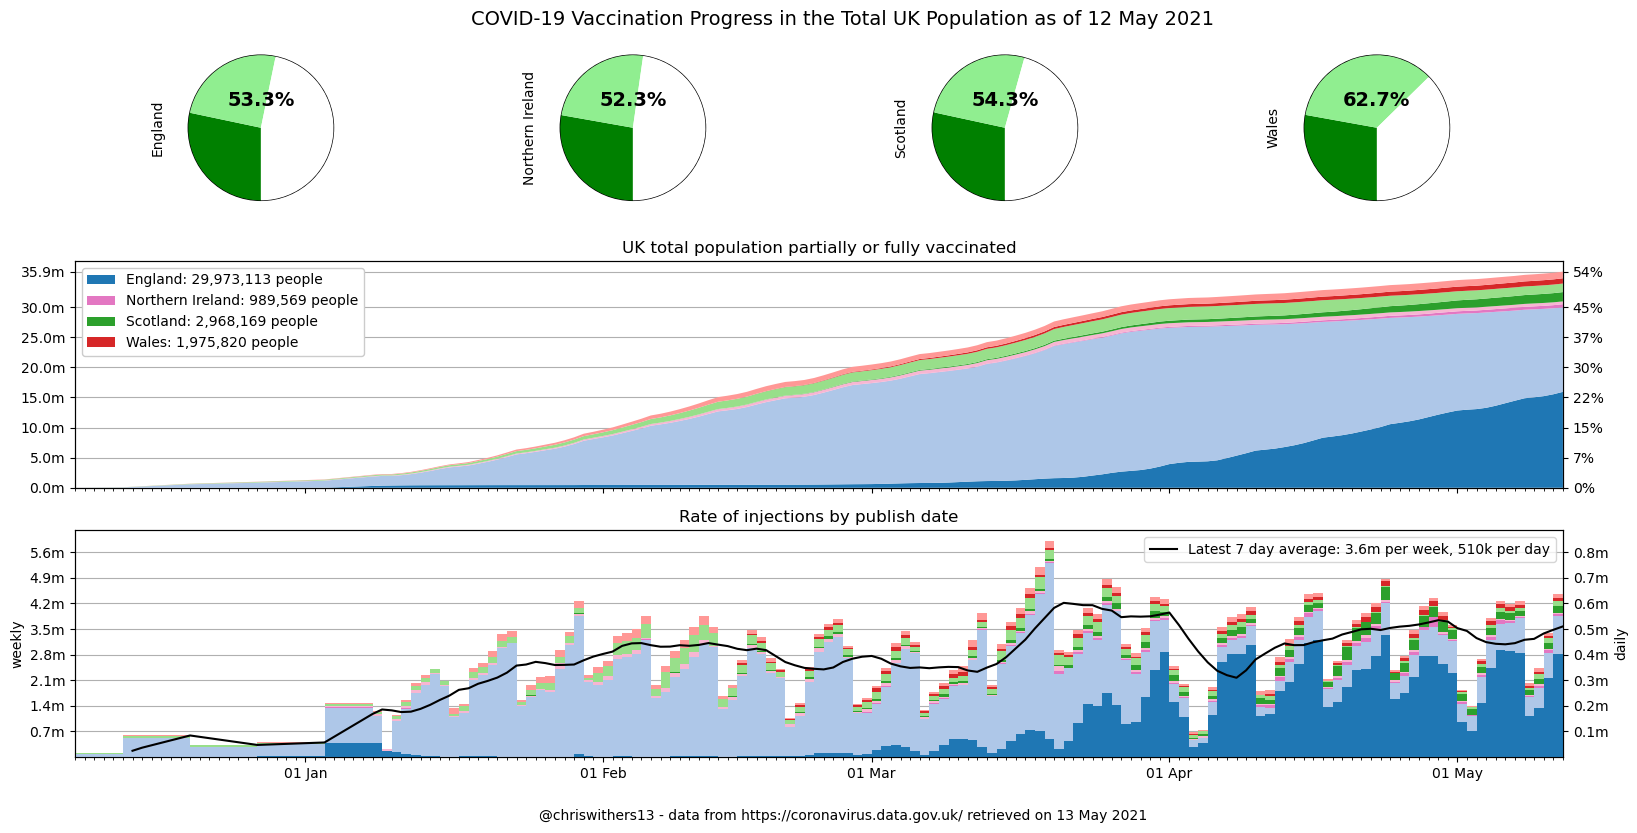

Recreate this plot in Python.
from datetime import timedelta
from itertools import chain

import numpy as np
import pandas as pd
from matplotlib import pyplot as plt
from matplotlib.axes import Axes
from matplotlib.dates import DateFormatter
from matplotlib.gridspec import GridSpec
from matplotlib.ticker import StrMethodFormatter, FuncFormatter, MaxNLocator, FixedLocator

from constants import date_col, area_type, area_code, area_name, complete_dose_daily_cum, \
    first_dose_weekly, second_dose_weekly, first_vaccination, first_dose_daily_cum, \
    second_dose_daily_cum, population, repo_path, second_dose_daily_new, \
    complete_dose_daily_new
from download import find_latest
from phe import read_csv, load_population, current_and_previous_data
from series import Series

day = pd.to_timedelta(1, 'D')

first_dose = 'first_dose'
second_dose = 'second_dose'

any_cov = 'any'
full_cov = 'full'
partial_cov = 'partial'


def raw_vaccination_data(dt='*'):
    if dt == '*':
        dt = '????-*'
    else:
        dt = pd.to_datetime(dt).date()
    new_weekly_path, new_weekly_dt = find_latest(f'vaccination_{dt}.csv', date_index=-1)
    cum_path, cum_dt = find_latest(f'vaccination_cum_{dt}.csv', date_index=-1)
    assert cum_dt == new_weekly_dt, f'{cum_dt} != {new_weekly_dt}'
    new_weekly_df = read_csv(new_weekly_path)
    cum_df = read_csv(cum_path)
    raw = pd.merge(new_weekly_df, cum_df, how='outer',
                   on=[date_col, area_type, area_code, area_name])
    raw.sort_values([date_col, area_code], inplace=True)
    complete = raw[[complete_dose_daily_cum, second_dose_daily_cum,
                    complete_dose_daily_new, second_dose_daily_new]].dropna(how='any')
    cum_equal = (complete[complete_dose_daily_cum] == complete[second_dose_daily_cum]).all()
    new_equal = ((complete[complete_dose_daily_new] == complete[second_dose_daily_new]).all())
    assert raw[complete_dose_daily_cum].isnull().all() or (cum_equal and new_equal)

    return raw, new_weekly_dt


def initial_data(raw):
    initial = pd.DataFrame(
        {date_col: pd.to_datetime(first_vaccination), any_cov: 0, full_cov: 0},
        index=raw[area_code].unique()
    )
    initial.index.name = area_code
    return initial.reset_index().set_index([date_col, area_code])


def weekly_data(raw):
    weekly = raw[[date_col, area_code, first_dose_weekly, second_dose_weekly]].dropna()
    weekly.rename(
        columns={first_dose_weekly: any_cov, second_dose_weekly: full_cov},
        errors='raise', inplace=True
    )
    return weekly.set_index([date_col, area_code]).groupby(level=-1).cumsum()


def daily_data(raw):
    daily = raw[[
        date_col, area_code, first_dose_daily_cum, second_dose_daily_cum
    ]].dropna().set_index([date_col, area_code])
    daily.rename(
        columns={first_dose_daily_cum: any_cov, second_dose_daily_cum: full_cov},
        errors='raise', inplace=True
    )
    return daily


def combined_data(raw):
    daily = daily_data(raw)
    weekly = pd.concat([initial_data(raw), weekly_data(raw)])
    weekly_grouped = weekly.reset_index(area_code).groupby(area_code)
    interpolated = weekly_grouped[[any_cov, full_cov]].resample('D').interpolate()
    sorted_weekly = interpolated.reset_index().set_index([date_col, area_code]).sort_index()
    return pd.concat([
        sorted_weekly.loc[:daily.index.min()[0] - day],
        daily
    ])


def fix_mistakes(data):
    # If we see drops, then use the latest figure and roll it backwards
    return data.sort_index(ascending=False).groupby(area_code).cummin().sort_index()


def with_derived(data):
    data = data.copy()
    data[first_dose] = data.groupby(level=-1)[any_cov].diff().fillna(0)
    data[second_dose] = data.groupby(level=-1)[full_cov].diff().fillna(0)
    data[partial_cov] = data[any_cov] - data[full_cov]
    return data


def vaccination_dashboard(savefig=True, show_partial=True):
    # input data:
    raw, data_date = raw_vaccination_data()
    names_frame = raw[[area_code, area_name]].drop_duplicates()
    nation_codes = names_frame[area_code]
    nation_populations = load_population().loc[nation_codes]
    total_population = nation_populations.sum()[0]

    all_data = with_derived(fix_mistakes(combined_data(raw)))
    data = pd.merge(all_data.reset_index(), names_frame, on=area_code)
    max_date = data[date_col].max()

    # data for plotting:
    is_latest_date = data[date_col] == max_date
    latest = data[[area_name, area_code, 'full', 'any', 'partial']][is_latest_date].copy()
    latest = pd.merge(latest, nation_populations, on=area_code)

    latest['full_pct'] = 100 * latest['full'] / latest[population]
    latest['partial_pct'] = 100 * latest['partial'] / latest[population]
    latest['none_pct'] = 100 - latest['full_pct'] - latest['partial_pct']

    pie_data = latest.set_index(area_name).sort_index()
    pie_data = pie_data[['full_pct', 'partial_pct', 'none_pct']].transpose()
    totals = data.pivot_table(values=['partial', 'full'], index=[date_col],
                              columns=area_name).fillna(0)
    totals = totals.swaplevel(axis='columns').sort_index(axis='columns')

    # plotting
    england_col = 0
    ni_col = 6
    scotland_col = 2
    wales_col = 3

    colors = list(chain(*((plt.cm.tab20(i * 2), plt.cm.tab20(i * 2 + (1 if show_partial else 0)))
                          for i in [england_col, ni_col, scotland_col, wales_col])))

    fig = plt.figure(figsize=(16, 9), dpi=100)
    fig.set_facecolor('white')
    fig.suptitle(f'COVID-19 Vaccination Progress in the UK as of {max_date:%d %b %Y}', fontsize=14)

    gs = GridSpec(3, 4, height_ratios=[0.8, 1, 1])
    gs.update(top=0.95, bottom=0.15, right=0.95, left=0.02, wspace=0, hspace=0.2)

    # pie charts:
    for x, nation in enumerate(pie_data):
        ax: Axes = plt.subplot(gs[0, x])
        ax.add_patch(plt.Circle((0, 0), radius=1, color='k', fill=False))
        pie_data.plot(ax=ax, y=nation,
                      kind='pie', labels=None, legend=False, startangle=-90, counterclock=False,
                      colors=['green', 'lightgreen', 'white'],
                      )
        pct = pie_data[nation].loc['full_pct'] + pie_data[nation].loc['partial_pct']
        ax.text(0, 0.5, f"{pct:.1f}%", ha='center', va='top', weight='bold', fontsize=14)

    # stack plot for cumulative
    ax: Axes = plt.subplot(gs[1, :])
    ax.yaxis.grid(zorder=-10)
    plt.setp(ax.get_xticklabels(), visible=False)
    ax.set_title('UK population partially or fully vaccinated')

    labels = []
    for nation, level in totals.columns:
        if level == 'full':
            labels.append(f"{nation}: {totals[nation].iloc[-1].sum():,.0f} people")
        else:
            labels.append(None)
    ax.stackplot(totals.index, totals.values.transpose(), colors=colors, labels=labels, zorder=10)
    ax.legend(loc='upper left', framealpha=1)

    # make sure the current highest always has a tick:
    current = latest['any'].sum()
    ticks = [t for t in ax.get_yticks() if t <= current]
    if current < ticks[-1] + (ticks[-1] - ticks[-2]) / 2:
        ticks.pop()
    ticks.append(current)
    ax.yaxis.set_major_locator(FixedLocator(ticks))
    ax.yaxis.set_major_formatter(FuncFormatter(lambda y, pos: f"{y / 1_000_000:.1f}m"))

    pct = ax.twinx()
    pct.set_ylim(*(l / total_population for l in ax.get_ylim()))
    pct.yaxis.set_major_locator(FixedLocator([t / total_population for t in ax.get_yticks()]))
    pct.yaxis.set_major_formatter(FuncFormatter(lambda y, pos: f"{y * 100:,.0f}%"))

    # bar charts for rates
    ax: Axes = plt.subplot(gs[2, :], sharex=ax)
    ax.yaxis.grid(zorder=-10)
    ax.yaxis.set_major_locator(MaxNLocator(nbins='auto', steps=[10], prune='lower'))
    ax.yaxis.set_major_formatter(FuncFormatter(lambda y, pos: f"{y * 7 / 1_000_000:.1f}m"))
    ax.set_ylabel('weekly')
    ax.set_xlim(first_vaccination, max_date)
    ax.set_xticks(all_data.index.levels[0], minor=True)
    ax.xaxis.set_major_formatter(DateFormatter('%d %b'))
    ax.xaxis.label.set_visible(False)
    ax.set_title('Rate of injections by publish date')

    bottom = None
    for (nation_name, level), color in zip(totals, colors):
        nation_data = data[data[area_name] == nation_name].iloc[1:].set_index(date_col)
        if bottom is None:
            bottom = pd.Series(0, nation_data.index)
        nation_level_data = nation_data['first_dose' if level == 'partial' else 'second_dose']
        heights = nation_level_data
        ax.bar(
            nation_data.index-day,
            bottom=bottom,
            height=heights,
            width=day,
            align='edge',
            color=color,
            zorder=10,
        )
        bottom += heights

    window_days = 7
    daily_totals = all_data[[first_dose, second_dose]].groupby(date_col).sum()
    daily_average = (daily_totals[first_dose]+daily_totals[second_dose]).rolling(window_days).mean()
    lines = ax.plot(daily_average.index, daily_average, color='black', zorder=1000, )

    latest_average = daily_average.iloc[-1]
    ax.legend(lines, [f'Latest {window_days} day average: '
                      f'{7*latest_average/1_000_000:0.1f}m per week, '
                      f'{latest_average/1_000:.0f}k per day'])

    daily = ax.twinx()
    daily.set_ylim(*(l for l in ax.get_ylim()))
    daily.yaxis.set_major_locator(FixedLocator([t for t in ax.get_yticks()]))
    daily.yaxis.set_major_formatter(FuncFormatter(lambda y, pos: f"{y / 1_000_000:.1f}m"))
    daily.set_ylabel('daily')

    fig.text(0.5, 0.08,
             f'@chriswithers13 - '
             f'data from https://coronavirus.data.gov.uk/ retrieved on {data_date:%d %b %Y}',
             ha='center')

    # return latest data so it gets displayed
    if savefig:
        plt.savefig(repo_path / f'vaccination.png', bbox_inches='tight')
    return latest


def process(raw, index=None):
    filtered = raw.drop(columns=[area_type, area_code]).set_index(
        [area_name, date_col]).sort_index()
    if index is not None:
        filtered = filtered.reindex(index)
    return filtered.fillna(0)


def vaccination_changes(dt='*', exclude_okay=False):
    result = current_and_previous_data(raw_vaccination_data, start=dt)
    raw2, current_date, raw1, previous_date = result
    processed2 = process(raw2)
    diff = (processed2 - process(raw1, processed2.index)).fillna(0)
    for type_, okay_date in (
            ('publish', previous_date),
    ):

        type_diff = diff.filter(like=f'By{type_.capitalize()}Date').copy()

        if exclude_okay:
            okay_date = pd.to_datetime(okay_date)
            idx = type_diff.index.get_level_values(date_col)
            type_diff.loc[idx == okay_date] = type_diff.loc[idx == okay_date].clip(upper=0)

        type_diff = type_diff.loc[(type_diff != 0).any(axis=1), (type_diff != 0).any(axis=0)]

        if not type_diff.empty:
            type_diff.rename(inplace=True, columns=Series.column_names())
            type_diff.index.names = ['', '']
            type_diff.index = type_diff.index.set_levels(
                [type_diff.index.levels[0], type_diff.index.levels[1].strftime('%d %b %y')]
            )
            styled = type_diff.style
            styled.set_caption(
                f'Changes to "by {type_} date" data between '
                f'{previous_date:%d %b %Y} and {current_date:%d %b %Y}'
            )
            styled.set_table_styles([
                {'selector': 'caption', 'props': [
                    ("text-align", "center"),
                    ("font-size", "100%"),
                    ("color", 'darkred'),
                ]},
                {'selector': 'th.row_heading.level0', 'props': [
                    ("vertical-align", "top"),
                    ("background-color", "white"),
                ]},
            ])
            styled.applymap(lambda v: f'background-color: red' if v < 0 else '')
            styled.format("{:+,.0f}")

            def lighten(o):
                if o.name[-1] == okay_date.strftime('%d %b %y'):
                    return ['color: lightgreen' if v > 0 else '' for v in o]
                else:
                    return [''] * o.shape[0]

            styled.apply(lighten, axis='columns')
            styled.applymap(
                lambda v: f'color: lightgrey; background-color: inherit' if v == 0 else ''
            )
            return styled
